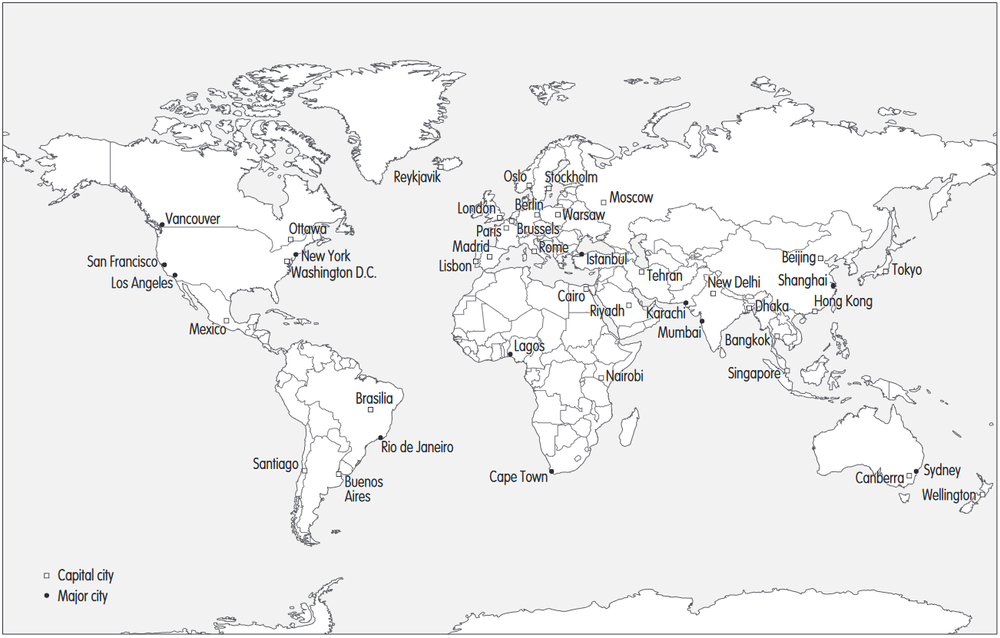
#> input picture pythonProject/Worldmap.png, 1000 x 638 px, shrunk from 1302 x 831 before the run
$ python World.py
#> lines starting #> are read from the running program, lines starting #| are printed output that depends on the picture
import matplotlib.pyplot as plt
import networkx as nx

# Maak een lege graaf
G = nx.Graph()
G.add_node("Brussel", pos=(665.9, 287.9))
G.add_node("Reykjavik", pos=(573.9, 217.4))
G.add_edge("Brussel", "Reykjavik", weight=2126.4)


img = plt.imread("Worldmap.png")
#> img is the input picture: shape (638, 1000, 4) float32; mean R, G, B, A 0.926, 0.926, 0.928, 1
fig, ax = plt.subplots()
ax.imshow(img)

pos = nx.get_node_attributes(G, 'pos')
labels = nx.get_edge_attributes(G,'weight')
nx.draw(G, pos, node_size=50)
nx.draw_networkx_edge_labels(G,pos,edge_labels=labels)

plt.show()
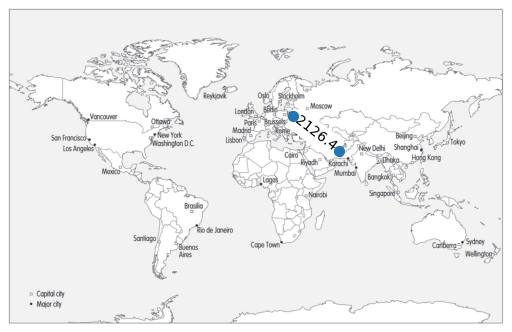
#> figure drawn by matplotlib, 1 panel
